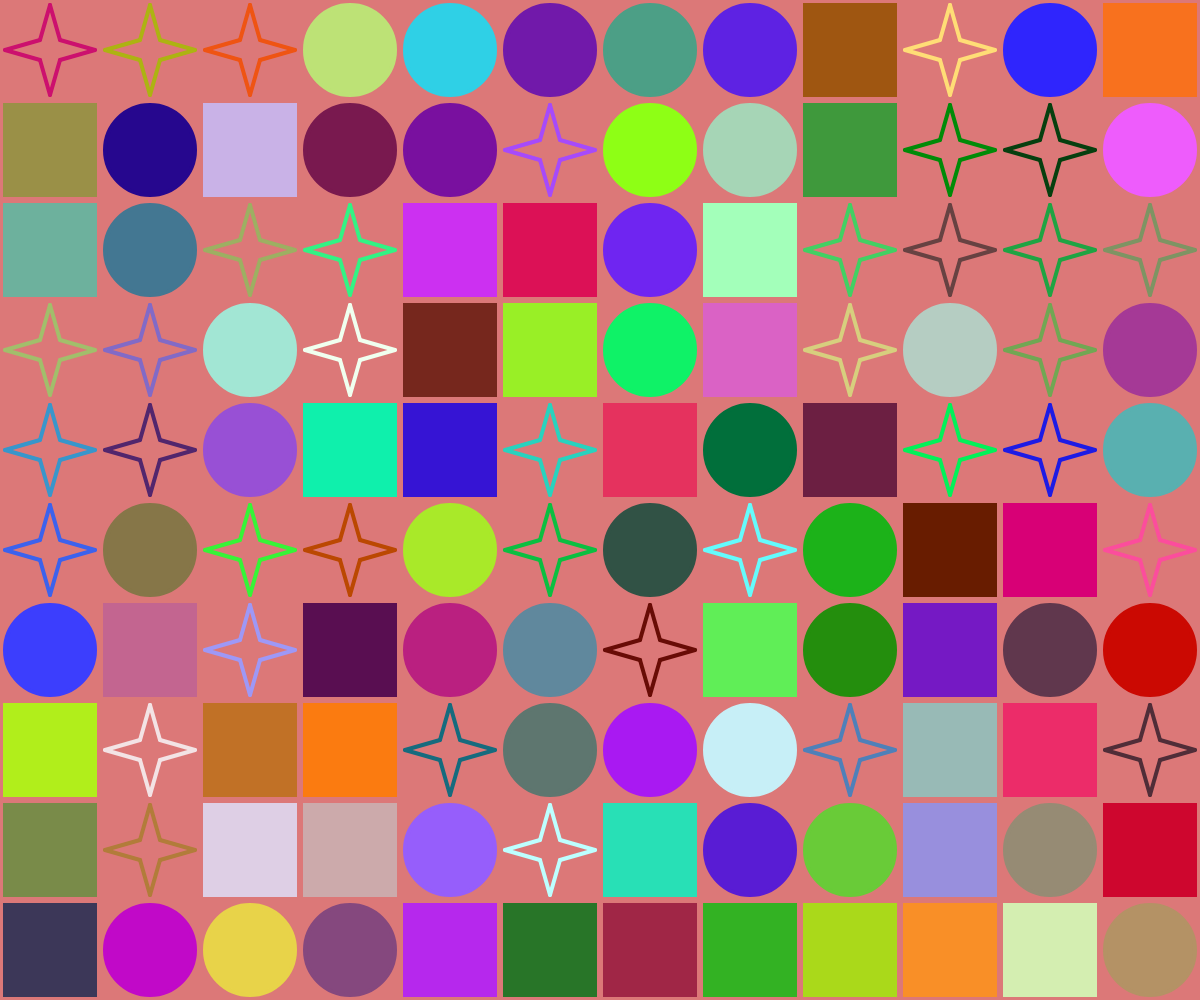
Frame 1 (no input)
Frame 60 (no input): identical to frame 1, image omitted
Frame 120 (the mouse pressed at the canvas centre since frame 60): identical to frame 1, image omitted

The p5.js sketch that drew this single still picture (run headless with seeded random() and noise() and a simulated clock; from frame 60 on, the mouse is pressed at the canvas centre):

// p5.js sketch
// ── sketch.js
// l indicates how many legs (how many times we rotates to make legs)
function star(x, y, w, c, l) {
  let r = w / 2;
  push();
  translate(x, y);

  for (let cnt = 0; cnt < l; cnt++) {
    line(c, -c, r, 0);
    line(c, c, r, 0);
    rotate(360 / l);

    // line(-c, c, 0, r);
    // line(c, c, 0, r);

    // line(-c, -c, -r, 0);
    // line(-c, c, -r, 0);

    // line(-c, -c, 0, -r);
    // line(c, -c, 0, -r);
  }
  pop();
}

function setup() {
  createCanvas(windowWidth, windowHeight);
  rectMode(CENTER);
  angleMode(DEGREES);
  background(220, 120, 120);

  strokeWeight(4);
  let pitch = 100;
  let sqDim = 0.9 * pitch;
  translate(pitch / 2, pitch / 2);

  for (let cnt = 0; cnt < 10; cnt++) {
    print(random(10, 100));
  }

noFill()
  // draw a column of rows
  for (let y = 0; y < height; y += pitch) {
    // draw a row of squares
    for (let x = 0; x < width; x += pitch) {
      // let dd = random(sqDim / 2, sqDim);
      // let vx = random(-10, 10);
      // let vy = random(-30, 30);
      let rn = random(0, 6);
      let rg = random(256);
      let rr = random(256);
      let rb = random(256);
// let rcc = random(["ff00ff", "ff0000","00ffff"])

      push();
      translate(x, y);
      stroke(rg, rr, rb)
      fill(rg, rr, rb);

      if (rn < 2) {
        rect(0, 0, sqDim);
      } else if (rn < 4) {
        ellipse(0, 0, sqDim);
      } else {
        star(0, 0, sqDim, 10, 4);
      }
    

    pop();
    }
  }
}

function draw() {}

function mouseClicked(){
  setup()
}
